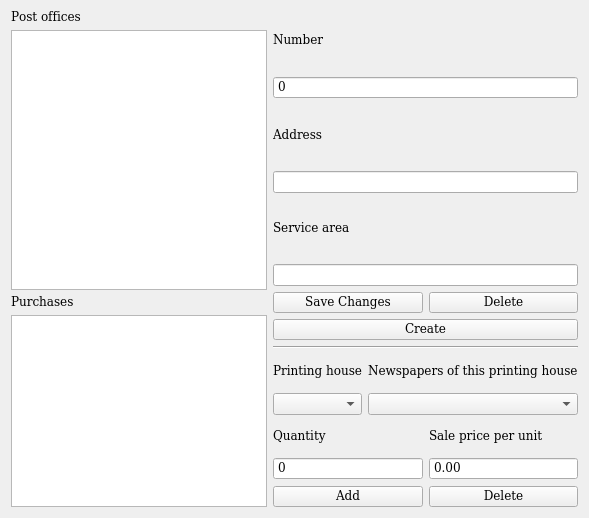
        <widget class="QWidget" name="post_offices">
         <attribute name="title">
          <string>Post office</string>
         </attribute>
         <layout class="QFormLayout" name="formLayout_3">
          <item row="0" column="1">
           <layout class="QVBoxLayout" name="verticalLayout_13">
            <item>
             <widget class="QLabel" name="label_31">
              <property name="font">
               <font>
                <family>DejaVu Math TeX Gyre</family>
               </font>
              </property>
              <property name="text">
               <string>Number</string>
              </property>
             </widget>
            </item>
            <item>
             <widget class="QSpinBox" name="post_office_number">
              <property name="font">
               <font>
                <family>DejaVu Math TeX Gyre</family>
               </font>
              </property>
              <property name="buttonSymbols">
               <enum>QAbstractSpinBox::ButtonSymbols::NoButtons</enum>
              </property>
              <property name="maximum">
               <number>1000000</number>
              </property>
             </widget>
            </item>
            <item>
             <widget class="QLabel" name="label_32">
              <property name="font">
               <font>
                <family>DejaVu Math TeX Gyre</family>
               </font>
              </property>
              <property name="text">
               <string>Address</string>
              </property>
             </widget>
            </item>
            <item>
             <widget class="QLineEdit" name="post_office_address">
              <property name="font">
               <font>
                <family>DejaVu Math TeX Gyre</family>
               </font>
              </property>
             </widget>
            </item>
            <item>
             <widget class="QLabel" name="label_33">
              <property name="font">
               <font>
                <family>DejaVu Math TeX Gyre</family>
               </font>
              </property>
              <property name="text">
               <string>Service area</string>
              </property>
             </widget>
            </item>
            <item>
             <widget class="QLineEdit" name="post_office_region">
              <property name="font">
               <font>
                <family>DejaVu Math TeX Gyre</family>
               </font>
              </property>
             </widget>
            </item>
            <item>
             <layout class="QHBoxLayout" name="horizontalLayout_23">
              <item>
               <widget class="QPushButton" name="post_office_save">
                <property name="font">
                 <font>
                  <family>DejaVu Math TeX Gyre</family>
                 </font>
                </property>
                <property name="text">
                 <string>Save Changes</string>
                </property>
               </widget>
              </item>
              <item>
               <widget class="QPushButton" name="post_office_del">
                <property name="font">
                 <font>
                  <family>DejaVu Math TeX Gyre</family>
                 </font>
                </property>
                <property name="text">
                 <string>Delete</string>
                </property>
               </widget>
              </item>
             </layout>
            </item>
            <item>
             <widget class="QPushButton" name="post_office_add">
              <property name="font">
               <font>
                <family>DejaVu Math TeX Gyre</family>
               </font>
              </property>
              <property name="text">
               <string>Create</string>
              </property>
             </widget>
            </item>
            <item>
             <widget class="Line" name="line_3">
              <property name="font">
               <font>
                <family>DejaVu Math TeX Gyre</family>
               </font>
              </property>
              <property name="orientation">
               <enum>Qt::Orientation::Horizontal</enum>
              </property>
             </widget>
            </item>
            <item>
             <layout class="QHBoxLayout" name="horizontalLayout_3">
              <item>
               <layout class="QVBoxLayout" name="verticalLayout_11">
                <item>
                 <widget class="QLabel" name="label_24">
                  <property name="font">
                   <font>
                    <family>DejaVu Math TeX Gyre</family>
                   </font>
                  </property>
                  <property name="text">
                   <string>Printing house</string>
                  </property>
                 </widget>
                </item>
                <item>
                 <widget class="QComboBox" name="printing_house_per_post_office">
                  <property name="font">
                   <font>
                    <family>DejaVu Math TeX Gyre</family>
                   </font>
                  </property>
                 </widget>
                </item>
               </layout>
              </item>
              <item>
               <layout class="QVBoxLayout" name="verticalLayout_15">
                <item>
                 <widget class="QLabel" name="label_37">
                  <property name="font">
                   <font>
                    <family>DejaVu Math TeX Gyre</family>
                   </font>
                  </property>
                  <property name="text">
                   <string>Newspapers of this printing house</string>
                  </property>
                 </widget>
                </item>
                <item>
                 <widget class="QComboBox" name="newspaper_per_post_office">
                  <property name="font">
                   <font>
                    <family>DejaVu Math TeX Gyre</family>
                   </font>
                  </property>
                 </widget>
                </item>
               </layout>
              </item>
             </layout>
            </item>
            <item>
             <layout class="QHBoxLayout" name="horizontalLayout_12">
              <item>
               <layout class="QVBoxLayout" name="verticalLayout_20">
                <item>
                 <widget class="QLabel" name="label_21">
                  <property name="font">
                   <font>
                    <family>DejaVu Math TeX Gyre</family>
                   </font>
                  </property>
                  <property name="text">
                   <string>Quantity</string>
                  </property>
                 </widget>
                </item>
                <item>
                 <widget class="QSpinBox" name="newspapers_per_post_office_count">
                  <property name="font">
                   <font>
                    <family>DejaVu Math TeX Gyre</family>
                   </font>
                  </property>
                  <property name="buttonSymbols">
                   <enum>QAbstractSpinBox::ButtonSymbols::NoButtons</enum>
                  </property>
                  <property name="maximum">
                   <number>1000000</number>
                  </property>
                 </widget>
                </item>
               </layout>
              </item>
              <item>
               <layout class="QVBoxLayout" name="verticalLayout_21">
                <item>
                 <widget class="QLabel" name="label_22">
                  <property name="font">
                   <font>
                    <family>DejaVu Math TeX Gyre</family>
                   </font>
                  </property>
                  <property name="text">
                   <string>Sale price per unit</string>
                  </property>
                 </widget>
                </item>
                <item>
                 <widget class="QDoubleSpinBox" name="newspapers_per_post_office_price">
                  <property name="font">
                   <font>
                    <family>DejaVu Math TeX Gyre</family>
                   </font>
                  </property>
                  <property name="buttonSymbols">
                   <enum>QAbstractSpinBox::ButtonSymbols::NoButtons</enum>
                  </property>
                  <property name="maximum">
                   <double>10000.000000000000000</double>
                  </property>
                 </widget>
                </item>
               </layout>
              </item>
             </layout>
            </item>
            <item>
             <layout class="QHBoxLayout" name="horizontalLayout_16">
              <item>
               <widget class="QPushButton" name="newspapers_per_post_office_add">
                <property name="font">
                 <font>
                  <family>DejaVu Math TeX Gyre</family>
                 </font>
                </property>
                <property name="text">
                 <string>Add</string>
                </property>
               </widget>
              </item>
              <item>
               <widget class="QPushButton" name="newspapers_per_post_office_del">
                <property name="font">
                 <font>
                  <family>DejaVu Math TeX Gyre</family>
                 </font>
                </property>
                <property name="text">
                 <string>Delete</string>
                </property>
               </widget>
              </item>
             </layout>
            </item>
           </layout>
          </item>
          <item row="0" column="0">
           <layout class="QVBoxLayout" name="verticalLayout_12">
            <property name="rightMargin">
             <number>0</number>
            </property>
            <property name="bottomMargin">
             <number>0</number>
            </property>
            <item>
             <widget class="QLabel" name="label_14">
              <property name="font">
               <font>
                <family>DejaVu Math TeX Gyre</family>
               </font>
              </property>
              <property name="text">
               <string>Post offices</string>
              </property>
             </widget>
            </item>
            <item>
             <widget class="QListWidget" name="post_office_list">
              <property name="minimumSize">
               <size>
                <width>0</width>
                <height>260</height>
               </size>
              </property>
              <property name="font">
               <font>
                <family>DejaVu Math TeX Gyre</family>
               </font>
              </property>
             </widget>
            </item>
            <item>
             <widget class="QLabel" name="label_23">
              <property name="font">
               <font>
                <family>DejaVu Math TeX Gyre</family>
               </font>
              </property>
              <property name="text">
               <string>Purchases</string>
              </property>
             </widget>
            </item>
            <item>
             <widget class="QListWidget" name="newspapers_per_post_office_list">
              <property name="font">
               <font>
                <family>DejaVu Math TeX Gyre</family>
               </font>
              </property>
             </widget>
            </item>
           </layout>
          </item>
         </layout>
        </widget>
